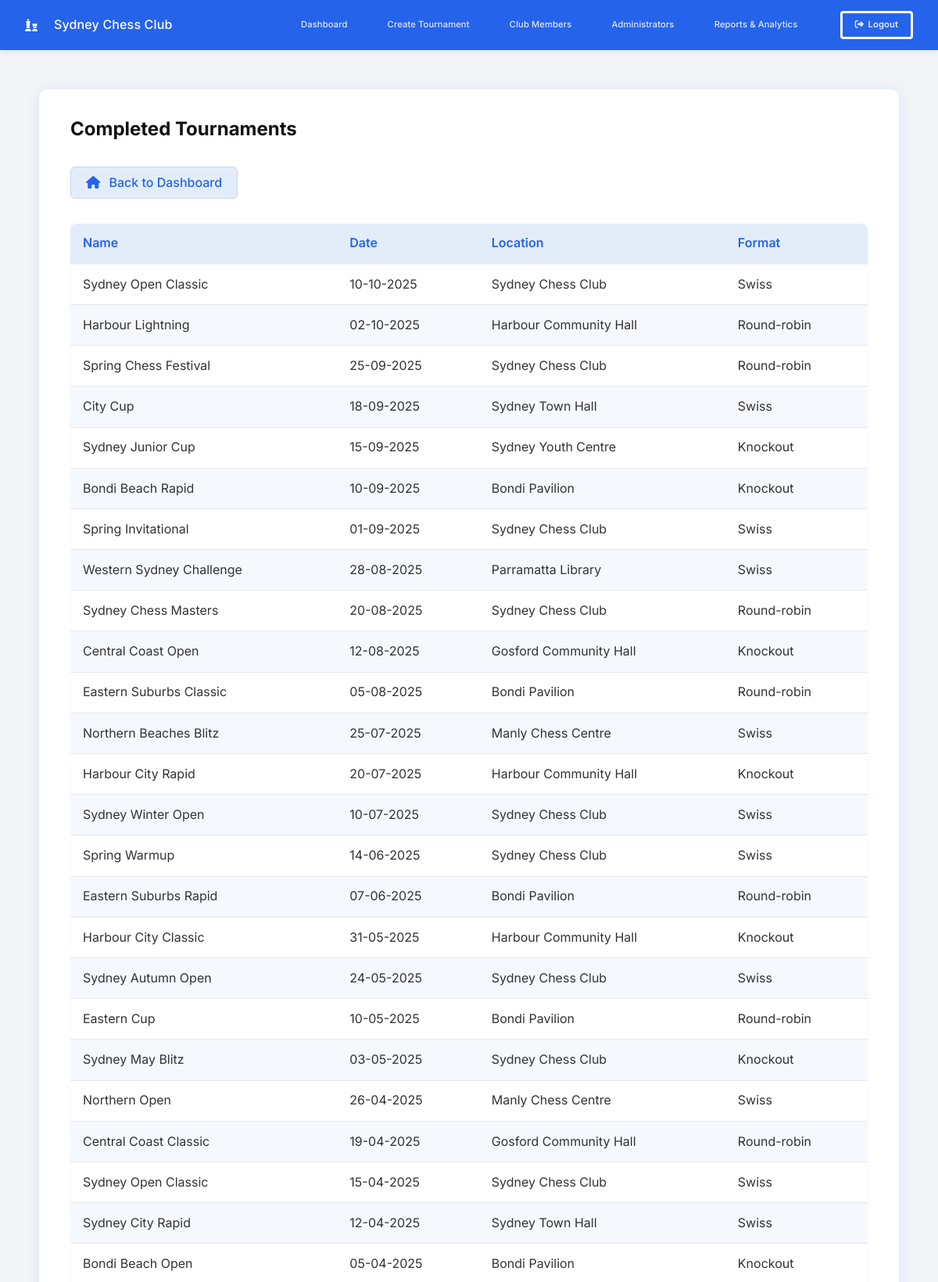
/completed-tournaments (signed in, upper part), run on the app's committed database.
### tables this page shows
CREATE TABLE tournaments (
        id INTEGER PRIMARY KEY AUTOINCREMENT,
        name TEXT NOT NULL,
        date TEXT NOT NULL,
        location TEXT NOT NULL,
        format TEXT NOT NULL
    );

### app.py (the view)
@app.route('/completed-tournaments')
@login_required
def completed_tournaments():
    today = date.today().isoformat()
    with get_db_connection() as conn:
        tournaments = conn.execute('SELECT * FROM tournaments WHERE date < ? ORDER BY date DESC', (today,)).fetchall()
    return render_template('completed-tournaments.html', tournaments=tournaments)

### app.py (called while the page is built)
def get_db_connection():
    conn = sqlite3.connect('data/main.db')
    conn.row_factory = sqlite3.Row
    try:
        conn.execute('PRAGMA foreign_keys = ON')
    except Exception:
        pass
    return conn

def login_required(f):
    @wraps(f)
    def decorated_function(*args, **kwargs):
        if 'username' not in session:
            flash('You must be logged in to access this page', 'danger')
            return redirect(url_for('login'))
        return f(*args, **kwargs)
    return decorated_function

def datetimeformat(value, format='%d-%m-%Y'):
    try:
        dt = datetime.fromisoformat(value)
    except Exception:
        try:
            dt = datetime.strptime(value, '%Y-%m-%d')
        except Exception:
            return value  # fallback: return as is
    return dt.strftime(format)

@app.before_request
def ensure_csrf_and_session():
    if 'csrf_token' not in session:
        session['csrf_token'] = secrets.token_hex(32)
    if request.method == 'POST':
        token = request.form.get('csrf_token')
        if not token or token != session.get('csrf_token'):
            abort(400)

@app.after_request
def set_security_headers(resp):
    resp.headers['X-Frame-Options'] = 'DENY'
    resp.headers['X-Content-Type-Options'] = 'nosniff'
    resp.headers['Referrer-Policy'] = 'no-referrer'
    csp = (
        "default-src 'self'; "
        "script-src 'self' https://cdn.jsdelivr.net https://cdnjs.cloudflare.com; "
        "style-src 'self' 'unsafe-inline' https://fonts.googleapis.com https://cdnjs.cloudflare.com; "
        "img-src 'self' data:; "
        "font-src 'self' https://fonts.gstatic.com https://cdnjs.cloudflare.com; "
        "connect-src 'self'; "
        "frame-ancestors 'none'"
    )
    resp.headers['Content-Security-Policy'] = csp
    if request.scheme == 'https':
        resp.headers['Strict-Transport-Security'] = 'max-age=31536000; includeSubDomains; preload'
    return resp

@app.context_processor
def inject_globals():
    allow_signup = False
    if os.environ.get('ADMIN_SIGNUP_SECRET'):
        allow_signup = True
    return dict(csrf_token=session.get('csrf_token'), allow_signup=allow_signup, APP_ENV=APP_ENV)

### templates/completed-tournaments.html
{% extends 'base.html' %}
{% block content %}
<div class="main-container">
    <h2 class="completed-tournaments-title">Completed Tournaments</h2>
    <a href="{{ url_for('index') }}" class="btn-secondary mb-1em">
        <i class="fa-solid fa-house icon-left"></i>
        Back to Dashboard
    </a>
    {% if tournaments %}
    <table class="tournament-table">
        <thead>
            <tr>
                <th>Name</th>
                <th>Date</th>
                <th>Location</th>
                <th>Format</th>
            </tr>
        </thead>
        <tbody>
            {% for t in tournaments %}
            <tr>
                <td>{{ t.name }}</td>
                <td>{{ t.date|datetimeformat }}</td>
                <td>{{ t.location }}</td>
                <td>{{ t.format }}</td>
            </tr>
            {% endfor %}
        </tbody>
    </table>
    {% else %}
    <p class="no-tournaments">No completed tournaments yet.</p>
    {% endif %}
</div>
{% endblock %}

### static/css/style.css (style rules this page uses)
:root { --clr-bg-main: #f2f4f8; --clr-text-main: #333; --clr-primary: #2563eb; --clr-primary-light: #e3edfa; --clr-secondary: #3b82f6; --clr-white: #fff; --clr-grey: #888; --clr-grey-light: #e5e7eb; --clr-grey-bg: #f3f4f6; --clr-success-bg: #d1fae5; --clr-success-text: #065f46; --clr-success-border: #34d399; --clr-danger-bg: #fde8e8; --clr-danger-text: #c0392b; --clr-danger-border: #f5b7b1; --clr-table-row-alt: #f5f8fd; --clr-table-header: #e3edfa; --clr-table-header-text: #2563eb; --clr-table-border: #b6d2fa; --clr-input-border: #e3edfa; --clr-input-focus: #2563eb; --clr-input-bg: #f7fafc; --clr-shadow-primary: 0 2px 8px rgba(37, 99, 235, 0.10); --clr-shadow-card: 0 1px 4px rgba(0, 0, 0, 0.04); --clr-shadow-modal: 0 2px 16px rgba(37, 99, 235, 0.12); --clr-shadow-primary3: 0 1px 4px rgba(37, 99, 235, 0.06); --clr-shadow-focus: 0 0 0 2px #e3edfa; --clr-border: #ccc; --clr-btn-secondary-bg: var(--clr-primary-light); --clr-btn-secondary-hover-bg: #c7d6ee; --clr-btn-secondary-hover-border: #c7d6ee; --clr-navbar-active-underline: #b0b3b8; --clr-dashboard-logo-bg: #f5f5f5; --clr-dashboard-logo-border: #3b83f652; --clr-welcome-msg: #444; --clr-summary-card-bg: #f7f9fa; --clr-summary-card-hover: #e0e7ef; --clr-table-hover: #e0e7ef; --clr-btn-table-hover: #1d4ed8; --clr-modal-overlay: rgba(0, 0, 0, 0.18); --clr-close: #aaa; --clr-close-hover: var(--clr-primary); --clr-tile-label: #6b7280; --clr-tile-value: var(--clr-grey); --clr-bar-label: var(--clr-primary); --clr-footer-bg: var(--clr-grey-light); --clr-footer-text: var(--clr-grey); --clr-footer-border: #d1d5db; --clr-footer-shadow: 0 -2px 8px rgba(37, 99, 235, 0.04); --clr-create-tournament-title: #111; --clr-tournament-section-title: #000; }
* { margin: 0; padding: 0; box-sizing: border-box; }
html, body { height: 100%; }
body { font-family: 'Inter', 'Segoe UI', Arial, sans-serif; background-color: var(--clr-bg-main); color: var(--clr-text-main); line-height: 1.6; min-height: 100vh; display: flex; flex-direction: column; }
table { width: 100%; border-collapse: collapse; margin-top: 1rem; }
table th, table td { padding: 0.75rem; text-align: left; border-bottom: 1px solid var(--clr-grey-light); }
table th { background-color: var(--clr-grey-bg); font-weight: 600; }
.main-container { width: calc(100vw - 100px); max-width: none; margin: 50px auto; background: var(--clr-white); border-radius: 12px; box-shadow: var(--clr-shadow-modal); padding: 2rem 2.5rem 2.5rem 2.5rem; font-family: 'Inter', 'Segoe UI', Arial, sans-serif; }
.btn-primary, .btn-secondary, .btn-table { display: inline-flex; align-items: center; justify-content: center; padding: 0.5rem 1.2rem; border-radius: 6px; text-decoration: none; font-weight: 500; line-height: 1.4; transition: background 0.2s, color 0.2s; }
.btn-secondary { background: var(--clr-btn-secondary-bg); color: var(--clr-primary); border: 1px solid var(--clr-btn-secondary-hover-border); }
.tournament-table { width: 100%; border-collapse: collapse; background: var(--clr-white); border-radius: 8px; overflow: hidden; box-shadow: var(--clr-shadow-card); }
.tournament-table th, .tournament-table td { padding: 0.8rem 1rem; text-align: left; }
.tournament-table th { background: var(--clr-table-header); color: var(--clr-table-header-text); font-weight: 600; }
.tournament-table tr:nth-child(even) { background: var(--clr-table-row-alt); }
.tournament-table tr { transition: background 0.18s; }
h2 { color: var(--clr-create-tournament-title) !important; }
.icon-left { margin-right: 0.7rem; }
.mb-1em { margin-bottom: 1em; }
.completed-tournaments-title { margin-bottom: 1.2em; }

### data on the page
tournaments: name "Sydney Open Classic", date "10-10-2025", location "Sydney Chess Club", format "Swiss"
tournaments: name "Harbour Lightning", date "02-10-2025", location "Harbour Community Hall", format "Round-robin"
tournaments: name "Spring Chess Festival", date "25-09-2025", location "Sydney Chess Club", format "Round-robin"
tournaments: name "City Cup", date "18-09-2025", location "Sydney Town Hall", format "Swiss"
tournaments: name "Sydney Junior Cup", date "15-09-2025", location "Sydney Youth Centre", format "Knockout"
tournaments: name "Bondi Beach Rapid", date "10-09-2025", location "Bondi Pavilion", format "Knockout"
tournaments: name "Spring Invitational", date "01-09-2025", location "Sydney Chess Club", format "Swiss"
tournaments: name "Western Sydney Challenge", date "28-08-2025", location "Parramatta Library", format "Swiss"
tournaments: name "Sydney Chess Masters", date "20-08-2025", location "Sydney Chess Club", format "Round-robin"
tournaments: name "Central Coast Open", date "12-08-2025", location "Gosford Community Hall", format "Knockout"
tournaments: name "Eastern Suburbs Classic", date "05-08-2025", location "Bondi Pavilion", format "Round-robin"
tournaments: name "Northern Beaches Blitz", date "25-07-2025", location "Manly Chess Centre", format "Swiss"
tournaments: name "Harbour City Rapid", date "20-07-2025", location "Harbour Community Hall", format "Knockout"
tournaments: name "Sydney Winter Open", date "10-07-2025", location "Sydney Chess Club", format "Swiss"
tournaments: name "Spring Warmup", date "14-06-2025", location "Sydney Chess Club", format "Swiss"
tournaments: name "Eastern Suburbs Rapid", date "07-06-2025", location "Bondi Pavilion", format "Round-robin"
tournaments: name "Harbour City Classic", date "31-05-2025", location "Harbour Community Hall", format "Knockout"
tournaments: name "Sydney Autumn Open", date "24-05-2025", location "Sydney Chess Club", format "Swiss"
tournaments: name "Eastern Cup", date "10-05-2025", location "Bondi Pavilion", format "Round-robin"
tournaments: name "Sydney May Blitz", date "03-05-2025", location "Sydney Chess Club", format "Knockout"
tournaments: name "Northern Open", date "26-04-2025", location "Manly Chess Centre", format "Swiss"
tournaments: name "Central Coast Classic", date "19-04-2025", location "Gosford Community Hall", format "Round-robin"
tournaments: name "Sydney Open Classic", date "15-04-2025", location "Sydney Chess Club", format "Swiss"
tournaments: name "Sydney City Rapid", date "12-04-2025", location "Sydney Town Hall", format "Swiss"
tournaments: name "Bondi Beach Open", date "05-04-2025", location "Bondi Pavilion", format "Knockout"
